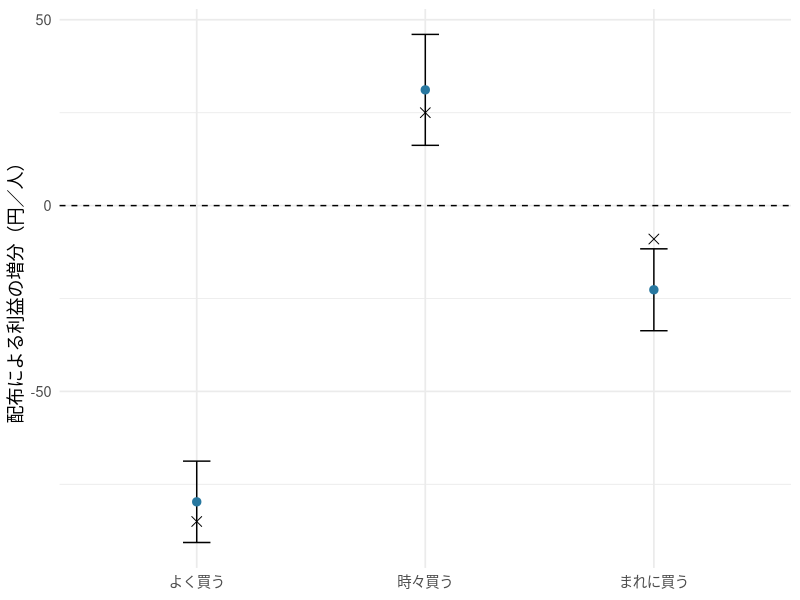
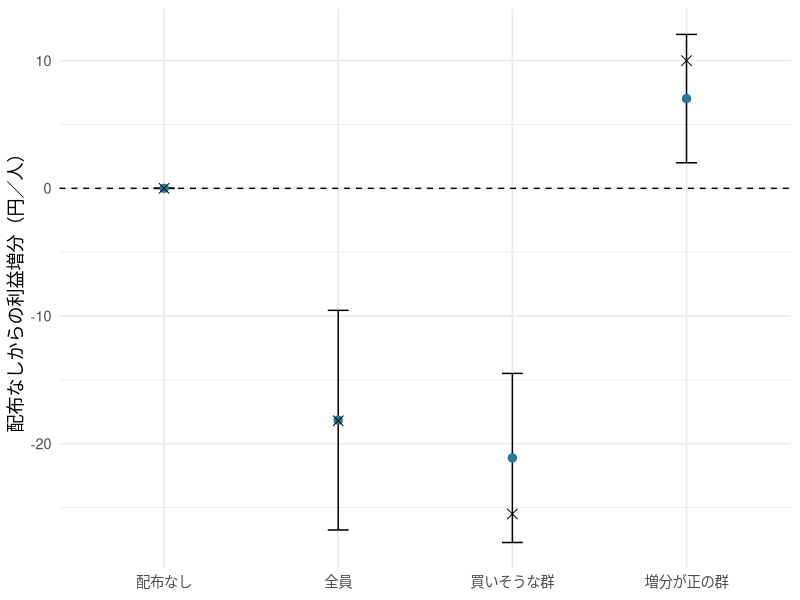
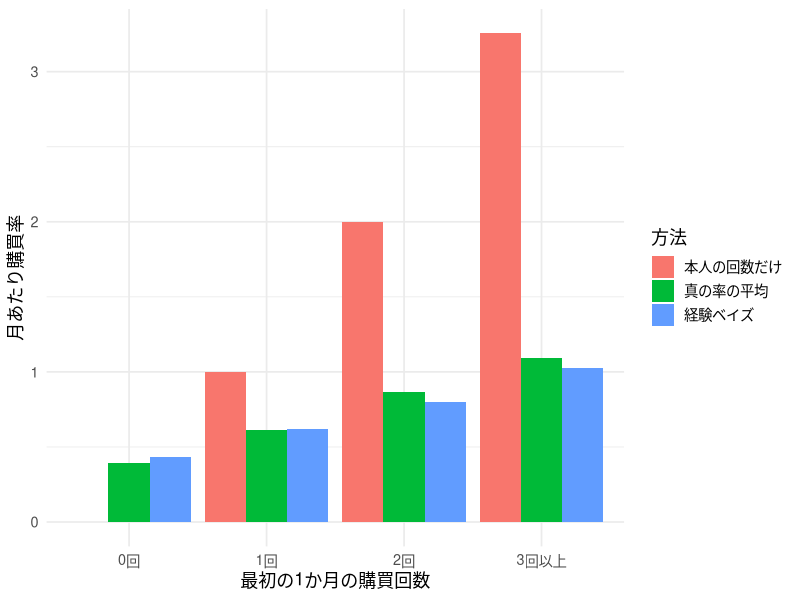
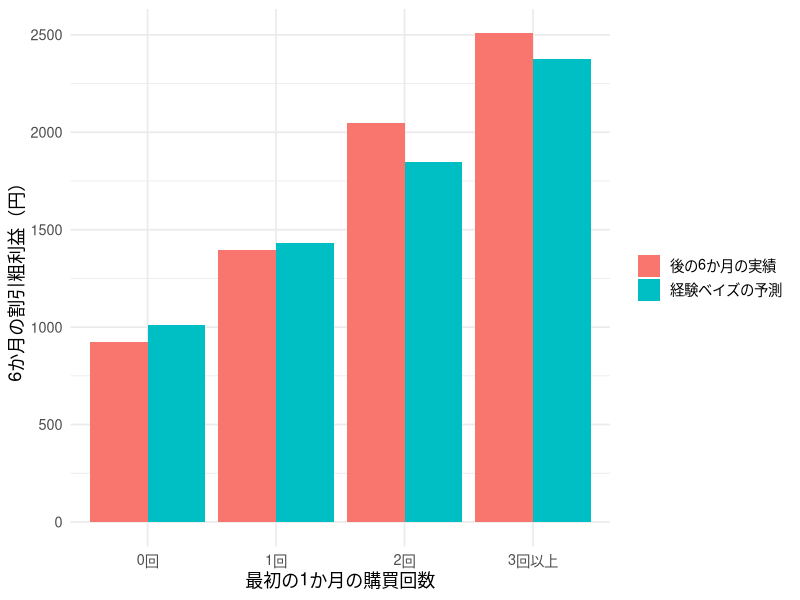
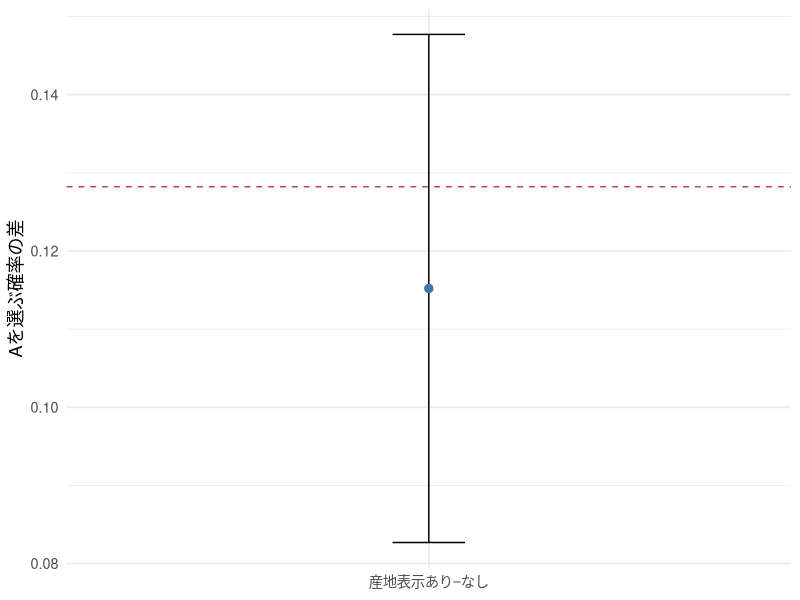
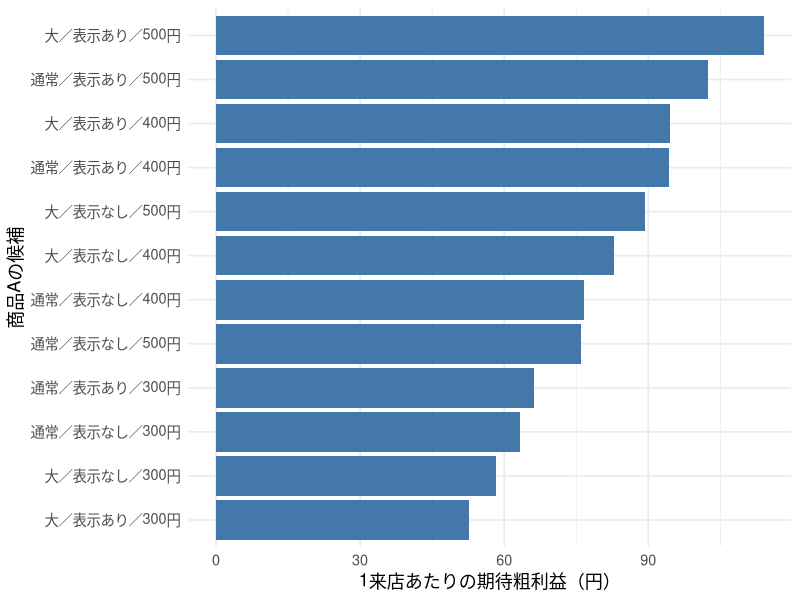
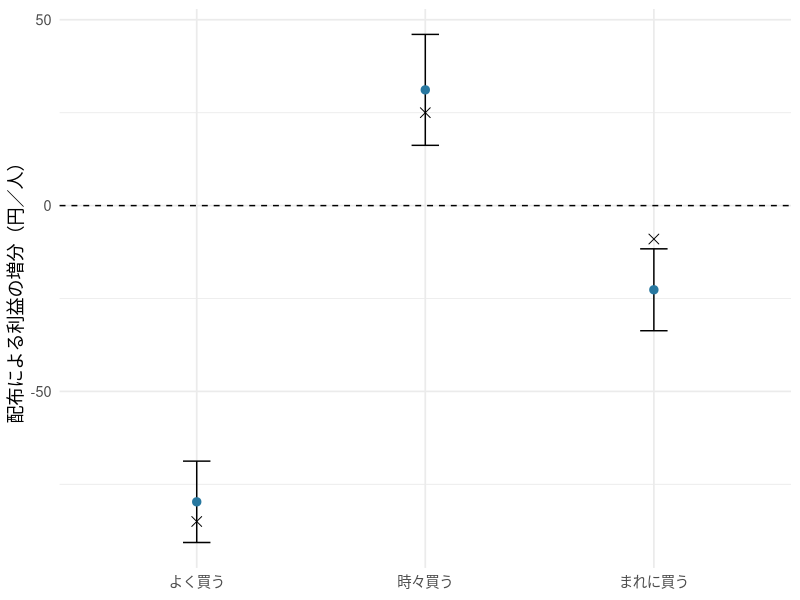
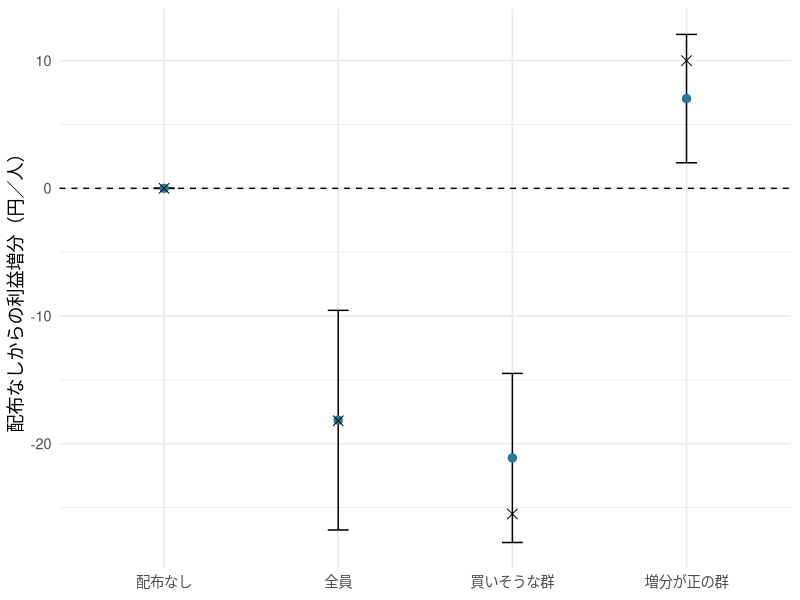

R code for these plots, in order:
## ---- chunk 1
#| include: false
library(ggplot2)
library(dplyr)
library(knitr)
set.seed(20260701)
fam <- if (Sys.info()[["sysname"]] == "Darwin") "Hiragino Sans" else ""
theme_set(theme_minimal(base_size = 13, base_family = fam))
knitr::opts_chunk$set(fig.align = "center", dpi = 144)
options(scipen = 8)

groups_tg <- c("よく買う", "時々買う", "まれに買う")
shares_tg <- c(.3, .4, .3)
q0_tg <- c(.90, .30, .08)
q1_tg <- c(.95, .60, .10)
gain_true_tg <- 200 * q1_tg - 300 * q0_tg - 5
simulate_tg <- function(n, seed) {
  set.seed(seed)
  group <- sample(1:3, n, replace = TRUE, prob = shares_tg)
  treatment <- rbinom(n, 1, .5)
  probability <- ifelse(treatment == 1, q1_tg[group], q0_tg[group])
  purchase <- rbinom(n, 1, probability)
  profit <- (300 - 100 * treatment) * purchase - 5 * treatment
  data.frame(group, treatment, purchase, profit)
}
train_tg <- simulate_tg(2400, 20260701)
test_tg <- simulate_tg(6000, 20260702)

estimate_tg <- do.call(rbind, lapply(1:3, function(g) {
  z <- subset(train_tg, group == g)
  r1 <- z$profit[z$treatment == 1]; r0 <- z$profit[z$treatment == 0]
  data.frame(group = g, q0 = mean(z$purchase[z$treatment == 0]),
    q1 = mean(z$purchase[z$treatment == 1]),
    gain = mean(r1) - mean(r0), se = sqrt(var(r1) / length(r1) + var(r0) / length(r0)))
}))
knitr::kable(data.frame(history = groups_tg, estimate_tg[, -1], truth = gain_true_tg),
  digits = 3, col.names = c("履歴群", "配布なし購買率", "配布あり購買率", "利益差の推定", "標準誤差", "真の利益差"))

estimate_tg$history <- factor(groups_tg, levels = groups_tg)
estimate_tg$truth <- gain_true_tg
ggplot(estimate_tg, aes(history, gain)) +
  geom_hline(yintercept = 0, linetype = 2) +
  geom_errorbar(aes(ymin = gain - 1.96 * se, ymax = gain + 1.96 * se), width = .12) +
  geom_point(size = 2.5, color = "#2878a0") + geom_point(aes(y = truth), shape = 4, size = 3) +
  labs(x = NULL, y = "配布による利益の増分（円／人）")

likely_group_tg <- which.max(estimate_tg$q0)
rules_tg <- list("配布なし" = rep(0, 3), "全員" = rep(1, 3),
  "買いそうな群" = as.integer(1:3 == likely_group_tg),
  "増分が正の群" = as.integer(estimate_tg$gain > 0))
policy_tg <- do.call(rbind, lapply(names(rules_tg), function(nm) {
  rule <- rules_tg[[nm]]
  score <- rule[test_tg$group] *
    (test_tg$treatment * test_tg$profit / .5 - (1 - test_tg$treatment) * test_tg$profit / .5)
  data.frame(rule = nm, estimate = mean(score), se = sd(score) / sqrt(length(score)),
    truth = sum(shares_tg * rule * gain_true_tg))
}))
policy_tg$rule <- factor(policy_tg$rule, levels = names(rules_tg))
knitr::kable(policy_tg, digits = 2,
  col.names = c("配布ルール", "独立実験での増分推定", "標準誤差", "真の平均増分"))

ggplot(policy_tg, aes(rule, estimate)) + geom_hline(yintercept = 0, linetype = 2) +
  geom_errorbar(aes(ymin = estimate - 1.96 * se, ymax = estimate + 1.96 * se), width = .12) +
  geom_point(size = 2.5, color = "#2878a0") + geom_point(aes(y = truth), shape = 4, size = 3) +
  labs(x = NULL, y = "配布なしからの利益増分（円／人）")

set.seed(20260707)
N_clv <- 1500
T_clv <- 1
H_clv <- 6
r_true_clv <- 2
alpha_true_clv <- 4
margin_clv <- 400
discount_clv <- 0.99
lambda_true_clv <- rgamma(N_clv, shape = r_true_clv, rate = alpha_true_clv)
x_clv <- rpois(N_clv, lambda_true_clv * T_clv)
y_future_clv <- sapply(seq_len(H_clv), function(h_clv) rpois(N_clv, lambda_true_clv))
profit_future_clv <- drop(y_future_clv %*% (margin_clv * discount_clv ^ seq_len(H_clv)))

likelihood_clv <- function(a_clv) {
  r_clv <- exp(a_clv[1]); alpha_clv <- exp(a_clv[2])
  -sum(dnbinom(x_clv, size = r_clv, mu = r_clv * T_clv / alpha_clv, log = TRUE))
}
fit_clv <- optim(log(c(1, 2)), likelihood_clv, method = "BFGS", hessian = TRUE)
stopifnot(fit_clv$convergence == 0)
r_hat_clv <- exp(fit_clv$par[1]); alpha_hat_clv <- exp(fit_clv$par[2])
pop_hat_clv <- r_hat_clv / alpha_hat_clv
knitr::kable(data.frame(parameter_clv = c("形状 r", "rate α", "平均 r/α"),
  truth_clv = c(r_true_clv, alpha_true_clv, r_true_clv / alpha_true_clv),
  estimate_clv = c(r_hat_clv, alpha_hat_clv, pop_hat_clv)), digits = 3,
  col.names = c("母集団の量", "真値", "1か月からの推定"))

lambda_individual_clv <- x_clv / T_clv
lambda_eb_clv <- (r_hat_clv + x_clv) / (alpha_hat_clv + T_clv)
weight_clv <- alpha_hat_clv / (alpha_hat_clv + T_clv)
stopifnot(max(abs(lambda_eb_clv - (weight_clv * pop_hat_clv +
                     (1 - weight_clv) * lambda_individual_clv))) < 1e-10)
clv_factor_clv <- margin_clv * sum(discount_clv ^ seq_len(H_clv))
clv_expected_clv <- lambda_eb_clv * clv_factor_clv
clv_pooled_clv <- rep(pop_hat_clv * clv_factor_clv, N_clv)
clv_nopool_clv <- lambda_individual_clv * clv_factor_clv
dat_clv <- data.frame(x_clv = x_clv, lambda_true_clv = lambda_true_clv,
  eb_clv = lambda_eb_clv, individual_clv = lambda_individual_clv,
  clv_expected_clv = clv_expected_clv, clv_pooled_clv = clv_pooled_clv,
  clv_nopool_clv = clv_nopool_clv, profit_future_clv = profit_future_clv,
  group_clv = factor(pmin(x_clv, 3), levels = 0:3,
                     labels = c("0回", "1回", "2回", "3回以上")))
group_clv <- dat_clv |>
  group_by(group_clv) |>
  summarise(n_clv = n(), lambda_true_mean_clv = mean(lambda_true_clv),
    eb_mean_clv = mean(eb_clv), individual_mean_clv = mean(individual_clv),
    predicted_value_clv = mean(clv_expected_clv),
    observed_value_clv = mean(profit_future_clv), .groups = "drop")

rate_plot_clv <- rbind(
  data.frame(group_clv = group_clv$group_clv, value_clv = group_clv$lambda_true_mean_clv, method_clv = "真の率の平均"),
  data.frame(group_clv = group_clv$group_clv, value_clv = group_clv$individual_mean_clv, method_clv = "本人の回数だけ"),
  data.frame(group_clv = group_clv$group_clv, value_clv = group_clv$eb_mean_clv, method_clv = "経験ベイズ"))
ggplot(rate_plot_clv, aes(group_clv, value_clv, fill = method_clv)) +
  geom_col(position = "dodge") +
  labs(x = "最初の1か月の購買回数", y = "月あたり購買率", fill = "方法")

knitr::kable(group_clv[, c("group_clv", "n_clv", "predicted_value_clv", "observed_value_clv")],
  digits = 1, col.names = c("1か月の回数", "人数", "予測した6か月価値（円）", "後の6か月の実績（円）"))

value_plot_clv <- rbind(
  data.frame(group_clv = group_clv$group_clv, value_clv = group_clv$predicted_value_clv, kind_clv = "経験ベイズの予測"),
  data.frame(group_clv = group_clv$group_clv, value_clv = group_clv$observed_value_clv, kind_clv = "後の6か月の実績"))
ggplot(value_plot_clv, aes(group_clv, value_clv, fill = kind_clv)) +
  geom_col(position = "dodge") +
  labs(x = "最初の1か月の購買回数", y = "6か月の割引粗利益（円）", fill = NULL)

error_clv <- data.frame(method_clv = c("母集団平均", "本人の回数だけ", "経験ベイズ"),
  rmse_lambda_clv = c(sqrt(mean((pop_hat_clv - lambda_true_clv)^2)),
    sqrt(mean((lambda_individual_clv - lambda_true_clv)^2)),
    sqrt(mean((lambda_eb_clv - lambda_true_clv)^2))),
  holdout_mse_clv = c(mean((clv_pooled_clv - profit_future_clv)^2),
    mean((clv_nopool_clv - profit_future_clv)^2),
    mean((clv_expected_clv - profit_future_clv)^2)))
knitr::kable(error_clv, digits = c(0, 3, 0),
  col.names = c("方法", "購買率と真値のRMSE", "後の実績との平均二乗誤差（円²）"))

set.seed(20260708)
N_cj <- 500
T_cj <- 6
ntask_cj <- N_cj * T_cj
id_cj <- rep(seq_len(N_cj), each = T_cj)
large_a_cj <- sample(0:1, ntask_cj, replace = TRUE)
label_a_cj <- sample(0:1, ntask_cj, replace = TRUE)
price_a_cj <- sample(3:5, ntask_cj, replace = TRUE)
large_b_cj <- sample(0:1, ntask_cj, replace = TRUE)
label_b_cj <- sample(0:1, ntask_cj, replace = TRUE)
price_b_cj <- sample(3:5, ntask_cj, replace = TRUE)
xa_cj <- cbind(1, large_a_cj, label_a_cj, price_a_cj)
xb_cj <- cbind(1, large_b_cj, label_b_cj, price_b_cj)
true_cj <- c(1.4, 0.45, 0.60, -0.45)

prob_cj <- function(par_cj, xa_cj, xb_cj) {
  va_cj <- drop(xa_cj %*% par_cj); vb_cj <- drop(xb_cj %*% par_cj)
  m_cj <- pmax(0, va_cj, vb_cj)
  e_cj <- cbind(exp(-m_cj), exp(va_cj - m_cj), exp(vb_cj - m_cj))
  e_cj / rowSums(e_cj)  # 買わない、A、Bの順
}
pr_true_cj <- prob_cj(true_cj, xa_cj, xb_cj)
u_cj <- runif(ntask_cj)
y_cj <- as.integer(u_cj > pr_true_cj[, 1]) +
  as.integer(u_cj > pr_true_cj[, 1] + pr_true_cj[, 2])
dat_cj <- data.frame(id_cj, large_a_cj, label_a_cj, price_a_cj,
                     large_b_cj, label_b_cj, price_b_cj, y_cj)
head(dat_cj)

design_x_cj <- cbind(1, label_a_cj)
design_y_cj <- as.numeric(y_cj == 1)
est_amce_cj <- drop(solve(crossprod(design_x_cj), crossprod(design_x_cj, design_y_cj)))
resid_amce_cj <- design_y_cj - drop(design_x_cj %*% est_amce_cj)
score_amce_cj <- rowsum(design_x_cj * resid_amce_cj, id_cj)
bread_amce_cj <- solve(crossprod(design_x_cj))
var_amce_cj <- bread_amce_cj %*% crossprod(score_amce_cj) %*% bread_amce_cj * N_cj/(N_cj - 1)
se_amce_cj <- sqrt(var_amce_cj[2, 2])
xa_on_cj <- xa_cj; xa_on_cj[,3] <- 1
xa_off_cj <- xa_cj; xa_off_cj[,3] <- 0
truth_amce_cj <- mean(prob_cj(true_cj, xa_on_cj, xb_cj)[,2] -
                       prob_cj(true_cj, xa_off_cj, xb_cj)[,2])
amce_table_cj <- data.frame(estimate_cj = unname(est_amce_cj[2]),
  se_cj = se_amce_cj, low_cj = unname(est_amce_cj[2] - 1.96 * se_amce_cj),
  high_cj = unname(est_amce_cj[2] + 1.96 * se_amce_cj), truth_cj = truth_amce_cj)
knitr::kable(amce_table_cj, digits = 3,
  col.names = c("推定", "回答者単位SE", "95%区間下限", "95%区間上限", "設計標本での理論平均"))

ggplot(amce_table_cj, aes(x = "産地表示あり−なし", y = estimate_cj)) +
  geom_hline(yintercept = truth_amce_cj, color = "#bb4444", linetype = 2) +
  geom_errorbar(aes(ymin = low_cj, ymax = high_cj), width = .12) +
  geom_point(size = 2.5, color = "#4477aa") +
  labs(x = NULL, y = "Aを選ぶ確率の差")

loss_cj <- function(par_cj) {
  pr_cj <- prob_cj(par_cj, xa_cj, xb_cj)
  -sum(log(pr_cj[cbind(seq_len(ntask_cj), y_cj + 1)]))
}
fit_cj <- optim(c(0, 0, 0, 0), loss_cj, method = "BFGS", hessian = TRUE,
                control = list(maxit = 1000, reltol = 1e-10))
stopifnot(fit_cj$convergence == 0)
par_hat_cj <- fit_cj$par
pr_hat_cj <- prob_cj(par_hat_cj, xa_cj, xb_cj)

score_cj <- xa_cj * (as.numeric(y_cj == 1) - pr_hat_cj[, 2]) +
  xb_cj * (as.numeric(y_cj == 2) - pr_hat_cj[, 3])
score_by_person_cj <- rowsum(score_cj, id_cj)
bread_cj <- solve(fit_cj$hessian)
vcov_cj <- bread_cj %*% crossprod(score_by_person_cj) %*% bread_cj * N_cj / (N_cj - 1)
se_cj <- sqrt(diag(vcov_cj))
knitr::kable(data.frame(parameter_cj = c("購入の定数", "大容量", "産地表示", "価格（100円単位）"),
  truth_cj = true_cj, estimate_cj = par_hat_cj, se_cj = se_cj), digits = 3,
  col.names = c("係数", "真値", "推定値", "回答者単位SE"))

wtp_cj <- -100 * par_hat_cj[3] / par_hat_cj[4]
wtp_true_cj <- -100 * true_cj[3] / true_cj[4]
knitr::kable(data.frame(estimate_cj = wtp_cj, truth_cj = wtp_true_cj), digits = 1,
             col.names = c("産地表示WTPの推定（円）", "生成モデルでの真値（円）"))

candidates_cj <- expand.grid(large_cj = 0:1, label_cj = 0:1, price_cj = 3:5)
candidates_cj$cost_cj <- 1.4 + .4 * candidates_cj$large_cj + .35 * candidates_cj$label_cj
new_xa_cj <- cbind(1, candidates_cj$large_cj, candidates_cj$label_cj, candidates_cj$price_cj)
new_xb_cj <- matrix(rep(c(1, 0, 0, 4), nrow(candidates_cj)), ncol = 4, byrow = TRUE)
candidates_cj$share_cj <- prob_cj(par_hat_cj, new_xa_cj, new_xb_cj)[,2]
candidates_cj$profit_cj <- 100 * (candidates_cj$price_cj - candidates_cj$cost_cj) * candidates_cj$share_cj
candidates_cj$true_profit_cj <- 100 * (candidates_cj$price_cj - candidates_cj$cost_cj) *
  prob_cj(true_cj, new_xa_cj, new_xb_cj)[,2]
result_cj <- candidates_cj[order(-candidates_cj$profit_cj), ]
knitr::kable(result_cj, digits = 3, row.names = FALSE,
  col.names = c("大容量", "産地表示", "価格（100円）", "原価（100円）", "Aの選択確率", "期待粗利益（円）", "真の期待粗利益（円）"))

candidates_cj$name_cj <- paste0(ifelse(candidates_cj$large_cj == 1, "大", "通常"), "／",
  ifelse(candidates_cj$label_cj == 1, "表示あり", "表示なし"), "／", 100 * candidates_cj$price_cj, "円")
ggplot(candidates_cj, aes(reorder(name_cj, profit_cj), profit_cj)) +
  geom_col(fill = "#4477aa") + coord_flip() +
  labs(x = "商品Aの候補", y = "1来店あたりの期待粗利益（円）")

## ---- chunk 2
#| out-width: "750px"
estimate_tg$history <- factor(groups_tg, levels = groups_tg)
estimate_tg$truth <- gain_true_tg
ggplot(estimate_tg, aes(history, gain)) +
  geom_hline(yintercept = 0, linetype = 2) +
  geom_errorbar(aes(ymin = gain - 1.96 * se, ymax = gain + 1.96 * se), width = .12) +
  geom_point(size = 2.5, color = "#2878a0") + geom_point(aes(y = truth), shape = 4, size = 3) +
  labs(x = NULL, y = "配布による利益の増分（円／人）")
## ---- chunk 3
#| out-width: "750px"
ggplot(policy_tg, aes(rule, estimate)) + geom_hline(yintercept = 0, linetype = 2) +
  geom_errorbar(aes(ymin = estimate - 1.96 * se, ymax = estimate + 1.96 * se), width = .12) +
  geom_point(size = 2.5, color = "#2878a0") + geom_point(aes(y = truth), shape = 4, size = 3) +
  labs(x = NULL, y = "配布なしからの利益増分（円／人）")
## ---- chunk 4
#| out-width: "750px"
rate_plot_clv <- rbind(
  data.frame(group_clv = group_clv$group_clv, value_clv = group_clv$lambda_true_mean_clv, method_clv = "真の率の平均"),
  data.frame(group_clv = group_clv$group_clv, value_clv = group_clv$individual_mean_clv, method_clv = "本人の回数だけ"),
  data.frame(group_clv = group_clv$group_clv, value_clv = group_clv$eb_mean_clv, method_clv = "経験ベイズ"))
ggplot(rate_plot_clv, aes(group_clv, value_clv, fill = method_clv)) +
  geom_col(position = "dodge") +
  labs(x = "最初の1か月の購買回数", y = "月あたり購買率", fill = "方法")
## ---- chunk 5
#| out-width: "750px"
value_plot_clv <- rbind(
  data.frame(group_clv = group_clv$group_clv, value_clv = group_clv$predicted_value_clv, kind_clv = "経験ベイズの予測"),
  data.frame(group_clv = group_clv$group_clv, value_clv = group_clv$observed_value_clv, kind_clv = "後の6か月の実績"))
ggplot(value_plot_clv, aes(group_clv, value_clv, fill = kind_clv)) +
  geom_col(position = "dodge") +
  labs(x = "最初の1か月の購買回数", y = "6か月の割引粗利益（円）", fill = NULL)
## ---- chunk 6
#| out-width: "750px"
ggplot(amce_table_cj, aes(x = "産地表示あり−なし", y = estimate_cj)) +
  geom_hline(yintercept = truth_amce_cj, color = "#bb4444", linetype = 2) +
  geom_errorbar(aes(ymin = low_cj, ymax = high_cj), width = .12) +
  geom_point(size = 2.5, color = "#4477aa") +
  labs(x = NULL, y = "Aを選ぶ確率の差")
## ---- chunk 7
#| out-width: "750px"
candidates_cj$name_cj <- paste0(ifelse(candidates_cj$large_cj == 1, "大", "通常"), "／",
  ifelse(candidates_cj$label_cj == 1, "表示あり", "表示なし"), "／", 100 * candidates_cj$price_cj, "円")
ggplot(candidates_cj, aes(reorder(name_cj, profit_cj), profit_cj)) +
  geom_col(fill = "#4477aa") + coord_flip() +
  labs(x = "商品Aの候補", y = "1来店あたりの期待粗利益（円）")
